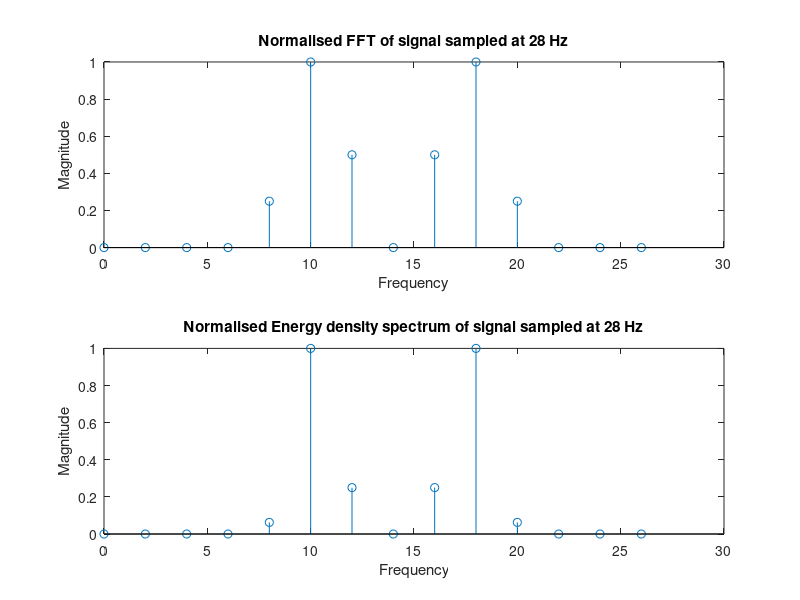

Here is the MATLAB script that generated this plot:
a = 2;
pi=3.14159;
t=[0:1/(14*a):(1/a)-(1/(14*a))];
f1= a*cos(2*pi*5*a*t);
f2=(a/2)*cos(2*pi*6*a*t);
f3=(a/4)*cos(2*pi*10*a*t);
f4=f1+f2+f3;

Fs=28
y=fft(f4)
f=Fs*(0:13)/14
z=abs(y)/14
energy=y.^2/(7*Fs)
figure;
subplot(2,1,1)
stem(f,z)
title('Normalised FFT of signal sampled at 28 Hz')
xlabel('Frequency')
ylabel('Magnitude')
subplot(2,1,2)
stem(f,energy)
title('Normalised Energy density spectrum of signal sampled at 28 Hz')
xlabel('Frequency')
ylabel('Magnitude')


